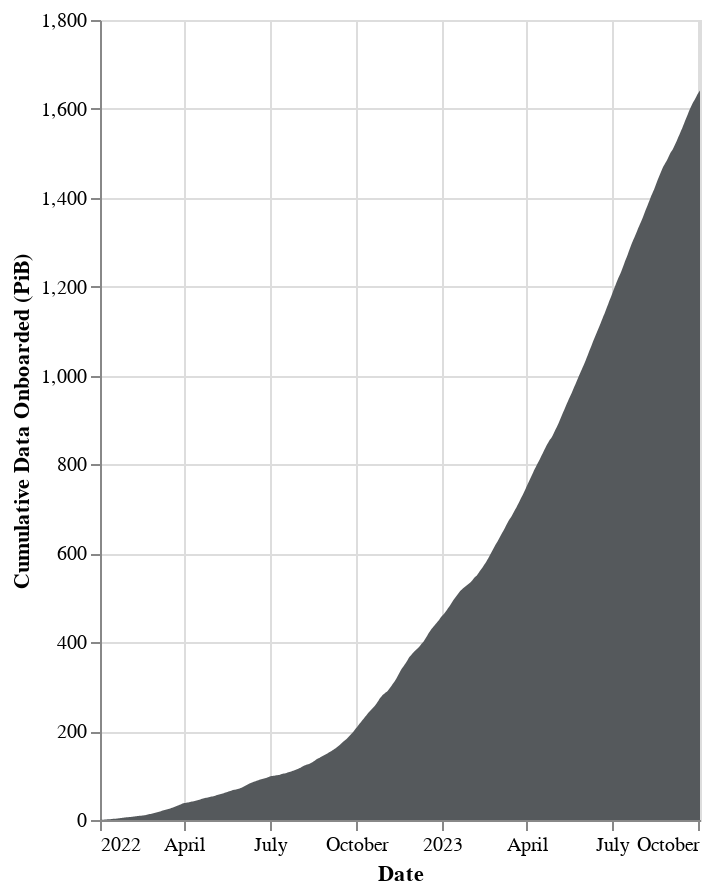

The notebook cell saved with this chart:
### Code cell
# | output: true

display(Markdown(f"### Cumulative Data Onboarded"))

df["cumulative_data"] = df["onboarded_tibs"].cumsum()

alt.Chart(df).mark_area().encode(
    x=alt.X("date:T", title="Date"),
    y=alt.Y("cumulative_data:Q", title="Cumulative Data Onboarded (PiB)"),
    color=alt.value("#55595c"),
    tooltip=[
        alt.Tooltip("date:T", title="Date"),
        alt.Tooltip("cumulative_data:Q",
                    title="Cumulative Data Onboarded (PiB)"),
    ],
).properties(
    width="container",
    height=400,
)

### Figure 1 — Vega-Lite specification as saved in the notebook (floating-point values rounded to 4 significant figures; data arrays with more than 128 entries replaced by an {"elided": "..."} marker saying what was removed)
{"config": {"view": {"continuousWidth": 300, "continuousHeight": 300}}, "data": {"name": "data-614a794ada40e60250c386f9d5fc82e0"}, "mark": {"type": "area"}, "encoding": {"color": {"value": "#55595c"}, "tooltip": [{"field": "date", "title": "Date", "type": "temporal"}, {"field": "cumulative_data", "title": "Cumulative Data Onboarded (PiB)", "type": "quantitative"}], "x": {"field": "date", "title": "Date", "type": "temporal"}, "y": {"field": "cumulative_data", "title": "Cumulative Data Onboarded (PiB)", "type": "quantitative"}}, "height": 400, "width": "container", "$schema": "https://vega.github.io/schema/vega-lite/v5.15.1.json", "datasets": {"data-614a794ada40e60250c386f9d5fc82e0": {"elided": "641 records"}}}
